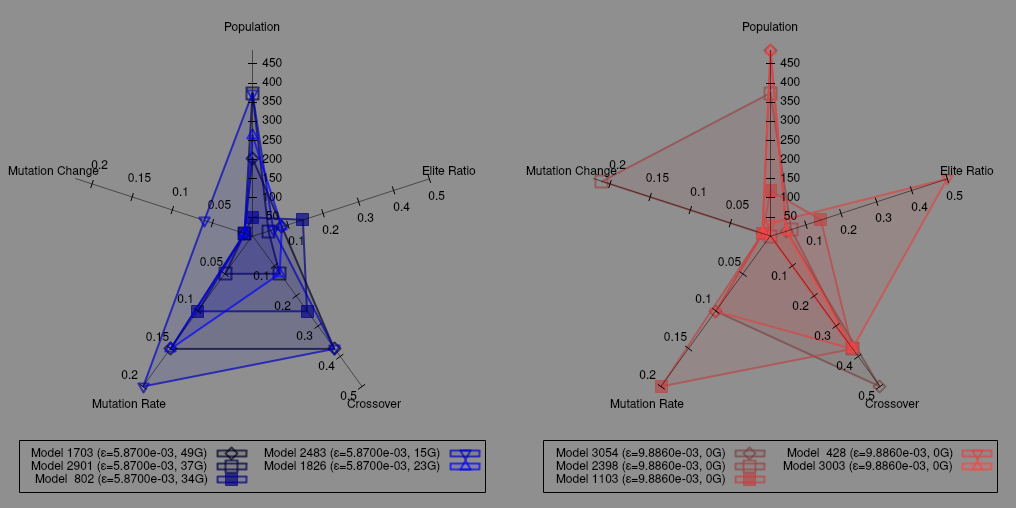

Write gnuplot code to recreate this figure.
load "spider-template.gnuplot"

# set title "Best 5 Models"
array Data_labels[8] = ["sn", "population", "elite_rate", "crossover", "mutation_rate",\
      "mutation_change", "error", "generations"]


# set terminal png size 400,400

# best 5 models
array Model_1[8] = [1826, 264, 0.083333, 0.125, 0.15, 0.01,  0.00587, 23]
array Model_2[8] = [2483, 374, 0.058824, 0.375, 0.20, 0.06,  0.00587, 15]
array Model_3[8] = [802, 49, 0.142857, 0.250, 0.10, 0.01,  0.00587, 34]
array Model_4[8] = [2901, 374, 0.045455, 0.125, 0.05, 0.01,  0.00587, 37]
array Model_5[8] = [1703, 204, 0.083333, 0.375, 0.15, 0.01,  0.00587, 49]

# set output "best-models.png"

plot 	  keyentry with spiderplot ls 6 title sprintf("Model %4d (ε=%.4e, %dG)", Model_5[1], Model_5[7], Model_5[8]),\
 	  for [i=2:6] Model_5 using (Model_5[i]) ls 6,\
 	  newspiderplot,\
 	  keyentry with spiderplot ls 7 title sprintf("Model %4d (ε=%.4e, %dG)", Model_4[1], Model_4[7], Model_4[8]),\
 	  for [i=2:6] Model_4 using (Model_4[i]) ls 7,\
 	  newspiderplot,\
 	  keyentry with spiderplot ls 8 title sprintf("Model %4d (ε=%.4e, %dG)", Model_3[1], Model_3[7], Model_3[8]),\
 	  for [i=2:6] Model_3 using (Model_3[i]) ls 8,\
 	  newspiderplot,\
 	  keyentry with spiderplot ls 9 title sprintf("Model %4d (ε=%.4e, %dG)", Model_2[1], Model_2[7], Model_2[8]),\
 	  for [i=2:6] Model_2 using (Model_2[i]) ls 9,\
 	  newspiderplot,\
 	  keyentry with spiderplot ls 10 title sprintf("Model %4d (ε=%.4e, %dG)", Model_1[1], Model_1[7], Model_1[8]),\
 	  for [i=2:6] Model_1 using (Model_1[i]) ls 10


# worst 5 models
array Model_6[8] = [3003, 484, 0.045455, 0.375, 0.0, 0.01,  0.009886, 0]
array Model_7[8] = [428, 34, 0.500000, 0.375, 0.1, 0.01,  0.009886, 0]
array Model_8[8] = [1103, 119, 0.142857, 0.375, 0.2, 0.01,  0.009886, 0]
array Model_9[8] = [2398, 374, 0.058824, 0.375, 0.0, 0.21,  0.009886, 0]
array Model_10[8] = [3054, 484, 0.045455, 0.500, 0.1, 0.01,  0.009886, 0]

# set output "worst-models.png"

plot      keyentry with spiderplot ls 1 title sprintf("Model %4d (ε=%.4e, %dG)", Model_10[1], Model_10[7], Model_10[8]),\
	  for [i=2:6] Model_10 using (Model_10[i]) ls 1,\
 	  newspiderplot,\
 	  keyentry with spiderplot ls 2 title sprintf("Model %4d (ε=%.4e, %dG)", Model_9[1], Model_9[7], Model_9[8]),\
 	  for [i=2:6] Model_9 using (Model_9[i]) ls 2,\
 	  newspiderplot,\
 	  keyentry with spiderplot ls 3 title sprintf("Model %4d (ε=%.4e, %dG)", Model_8[1], Model_8[7], Model_8[8]),\
 	  for [i=2:6] Model_8 using (Model_8[i]) ls 3,\
 	  newspiderplot,\
 	  keyentry with spiderplot ls 4 title sprintf("Model %4d (ε=%.4e, %dG)", Model_7[1], Model_7[7], Model_7[8]),\
 	  for [i=2:6] Model_7 using (Model_7[i]) ls 4,\
 	  newspiderplot,\
 	  keyentry with spiderplot ls 5 title sprintf("Model %4d (ε=%.4e, %dG)", Model_6[1], Model_6[7], Model_6[8]),\
 	  for [i=2:6] Model_6 using (Model_6[i]) ls 5,\
